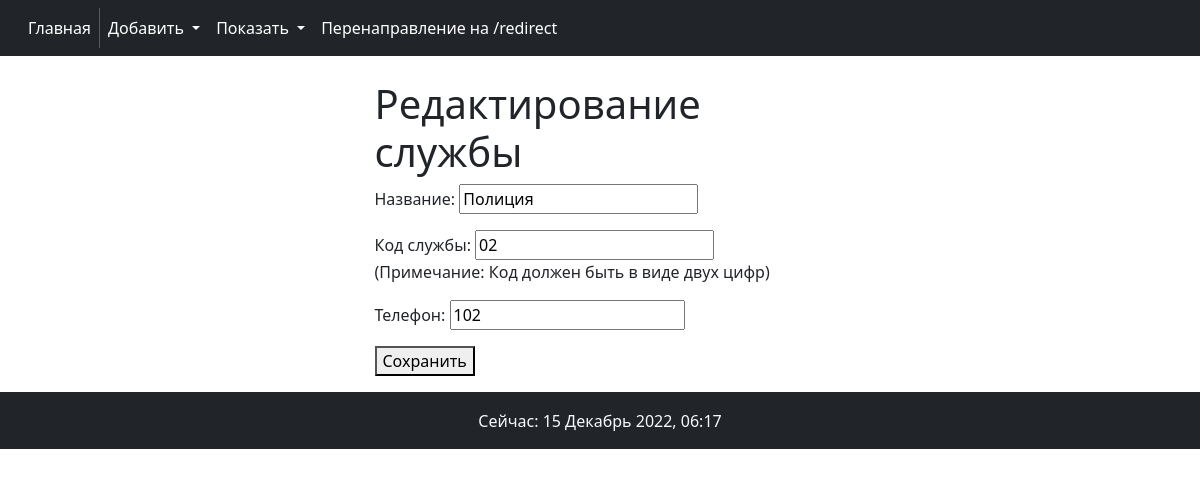
Page /editService/1/ on the committed database.
### app112/models.py (models this page shows, shortened)
class EmergencyService(models.Model):
    title = models.CharField(max_length=255, verbose_name='Название')
    service_code = models.CharField(max_length=255, verbose_name='Код службы', blank=True)
    phone = models.PositiveBigIntegerField(verbose_name='Телефон', null=True)
    class Meta:
        verbose_name = 'Экстренная служба'
        verbose_name_plural = 'Экстренные службы'

### app112/views.py (the view)
# urls.py: path('editService/<int:pk>/', edit_service, name='edit_service'),
def edit_service(request, pk):
    service = get_object_or_404(models.EmergencyService, pk=pk)
    if request.method == 'POST':
        form = forms.FormService(request.POST, instance=service)
        if form.is_valid():
            form.save()
            return redirect('app112:get_service', pk)
    else:
        form = forms.FormService(instance=service)
    context = {
        'title': 'Редактирование службы',
        'form': form,
        'pk': pk
    }
    return render(request, 'app112/edit_service.html', context=context)

### app112/forms.py
class FormService(forms.ModelForm):
    def __init__(self, *args, **kwargs):
        super().__init__(*args, **kwargs)
        self.fields['service_code'].help_text = "(Примечание: Код должен быть в виде двух цифр)"
    class Meta:
        model = EmergencyService
        fields = '__all__'

### app112/templates/app112/edit_service.html (shortened to what this page needs)
{% extends 'app112/base.html' %}
{% block content %}
<h1>{{title}}</h1>
<form action="{% url 'app112:edit_service' pk %}" method="POST">
    {{ form.as_p }}
    <button type="submit">Сохранить</button>
</form>
{% endblock %}

### rows in the picture
EmergencyService: title "Полиция", service_code "02", phone "102"

### other values in the picture
{{ title }} "Редактирование службы"
